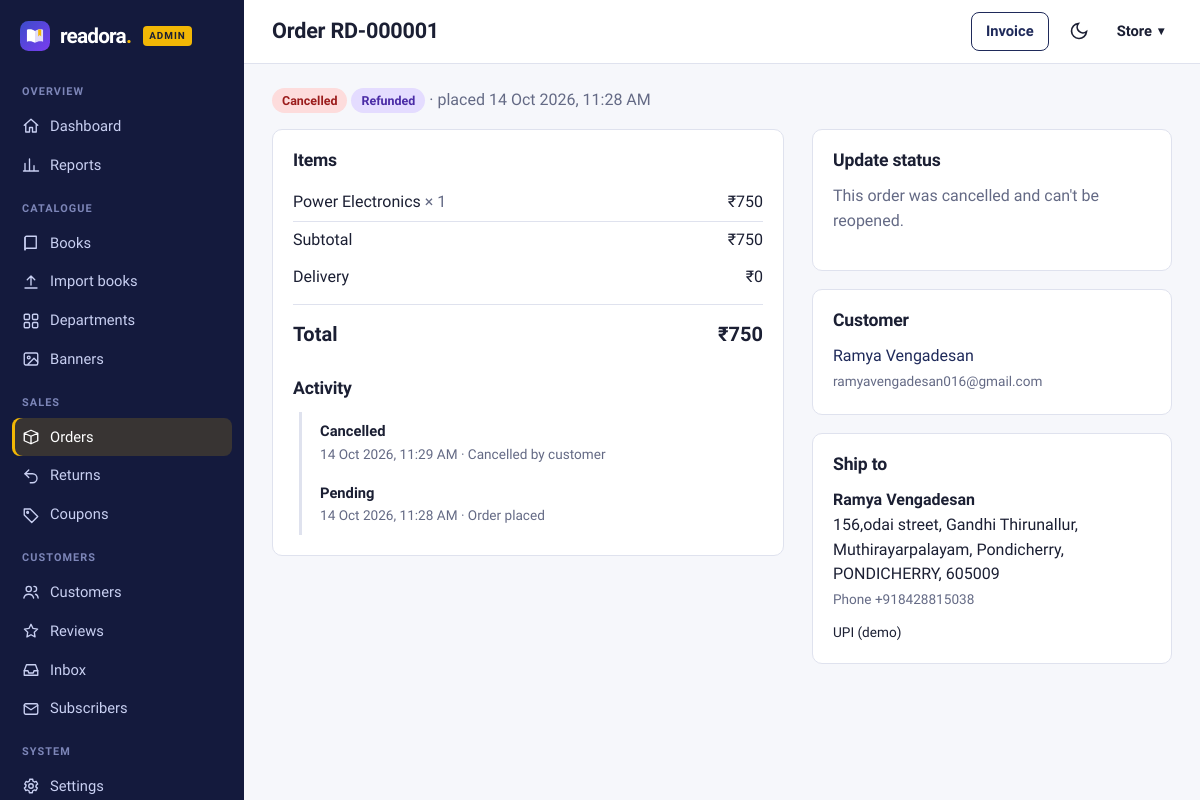
The app's page /admin/orders/1 (signed in), older data.
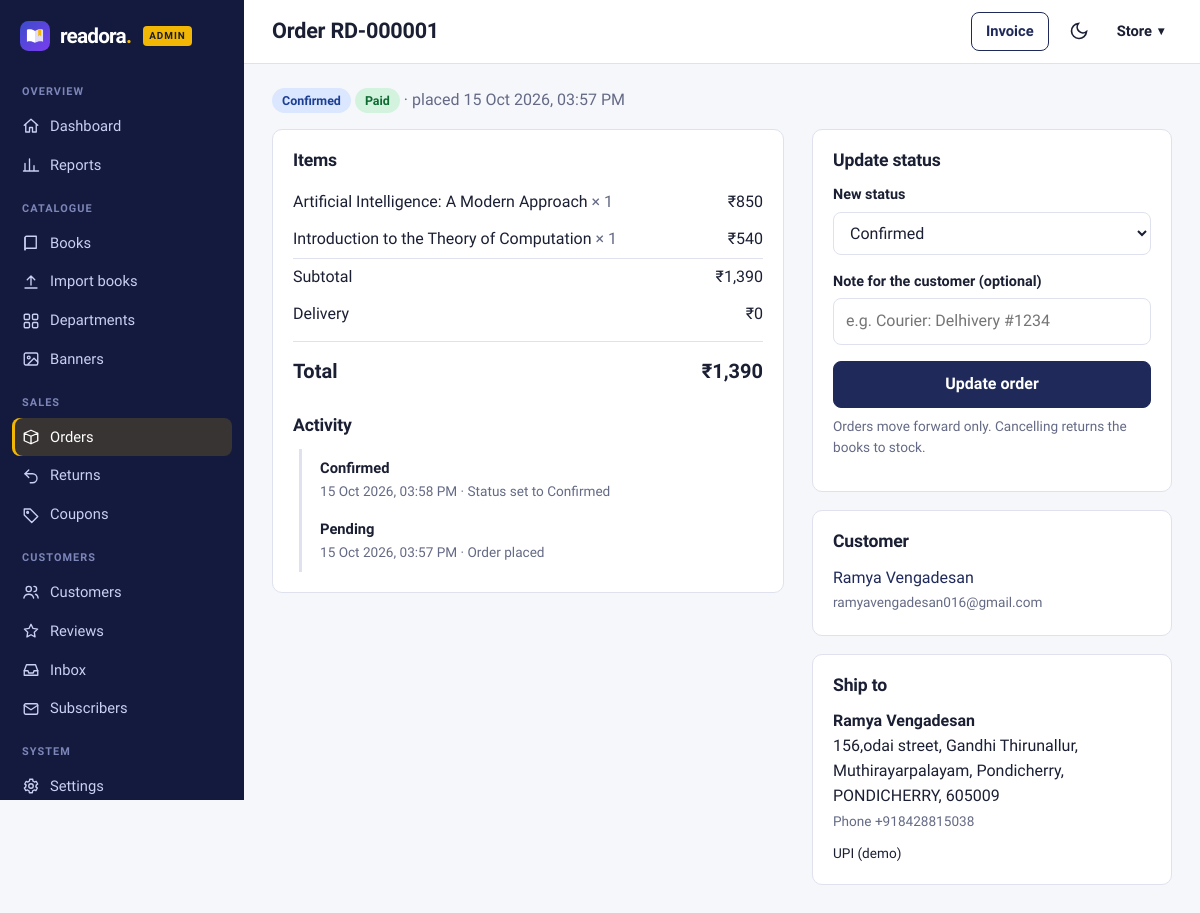
The same page, newer data.
### tables this page shows
CREATE TABLE orders (
    id              INTEGER PRIMARY KEY AUTOINCREMENT,
    user_id         INTEGER NOT NULL REFERENCES users(id),
    status          TEXT NOT NULL DEFAULT 'Pending',
    payment_method  TEXT NOT NULL,
    payment_status  TEXT NOT NULL DEFAULT 'Pending',
    subtotal        REAL NOT NULL,
    discount        REAL NOT NULL DEFAULT 0,
    shipping_fee    REAL NOT NULL DEFAULT 0,
    total           REAL NOT NULL,
    coupon_code     TEXT,
    ship_name       TEXT NOT NULL,
    ship_phone      TEXT NOT NULL,
    ship_address    TEXT NOT NULL,
    created_at      TEXT NOT NULL DEFAULT CURRENT_TIMESTAMP
);

CREATE TABLE order_items (
    id        INTEGER PRIMARY KEY AUTOINCREMENT,
    order_id  INTEGER NOT NULL REFERENCES orders(id) ON DELETE CASCADE,
    book_id   INTEGER REFERENCES books(id) ON DELETE SET NULL,
    title     TEXT NOT NULL,              -- snapshot, survives book edits/deletes
    author    TEXT,
    price     REAL NOT NULL,
    qty       INTEGER NOT NULL
);

CREATE TABLE order_events (
    id         INTEGER PRIMARY KEY AUTOINCREMENT,
    order_id   INTEGER NOT NULL REFERENCES orders(id) ON DELETE CASCADE,
    status     TEXT NOT NULL,
    note       TEXT,
    created_at TEXT NOT NULL DEFAULT CURRENT_TIMESTAMP
);

### bookstore/routes/admin.py (the view)
@bp.route("/orders/<int:order_id>", methods=["GET", "POST"])
@admin_required
def order(order_id):
    o = one("""SELECT o.*, u.fullname, u.email, u.username FROM orders o JOIN users u ON u.id=o.user_id
               WHERE o.id=?""", (order_id,))
    if o is None:
        abort(404)
    if request.method == "POST":
        err = set_order_status(o, request.form.get("status"), request.form.get("note", "").strip()[:200] or None)
        flash(err or f"Order marked {request.form.get('status')}.", "error" if err else "success")
        return redirect(url_for("admin.order", order_id=order_id))
    return render_template(
        "admin/order.html", o=o, statuses=ALL_STATUSES,
        items=query("SELECT * FROM order_items WHERE order_id=?", (order_id,)),
        events=query("SELECT * FROM order_events WHERE order_id=? ORDER BY id", (order_id,)),
        ret=one("SELECT * FROM returns WHERE order_id=?", (order_id,)))

### bookstore/db.py (called while the page is built)
def get_db():
    if "db" not in g:
        g.db = sqlite3.connect(current_app.config["DATABASE"])
        g.db.row_factory = sqlite3.Row
        g.db.execute("PRAGMA foreign_keys = ON")
    return g.db

def query(sql, args=(), one=False):
    cur = get_db().execute(sql, args)
    rows = cur.fetchall()
    cur.close()
    return (rows[0] if rows else None) if one else rows

### bookstore/routes/admin.py (called while the page is built)
def one(sql, a=()):
    return query(sql, a, one=True)

### bookstore/utils.py (called while the page is built)
def csrf_token():
    if "_csrf" not in session:
        session["_csrf"] = secrets.token_urlsafe(32)
    return session["_csrf"]

def check_csrf():
    if request.method in ("POST", "PUT", "PATCH", "DELETE"):
        sent = request.form.get("_csrf") or request.headers.get("X-CSRF-Token")
        if not sent or not secrets.compare_digest(sent, session.get("_csrf", "")):
            abort(400, "Invalid or missing CSRF token. Please reload the page and try again.")

def load_user():
    uid = session.get("user_id")
    g.user = query("SELECT * FROM users WHERE id = ?", (uid,), one=True) if uid else None
    if uid and g.user is None:
        session.clear()

def money(v):
    v = float(v or 0)
    return f"₹{v:,.0f}" if v == int(v) else f"₹{v:,.2f}"

### bookstore/templates/admin/order.html (shortened to what this page needs)
{% extends 'admin/layout.html' %}
{% from 'partials/macros.html' import csrf, badge %}
{% block title %}Order {{ order_ref(o.id) }}{% endblock %}
{% block actions %}<a class="btn btn-ghost btn-sm" href="{{ url_for('orders.invoice', order_id=o.id) }}" target="_blank" rel="noopener">Invoice</a>{% endblock %}
{% block content %}
<p class="muted" style="margin-top:0">{{ badge(o.status) }} {{ badge(o.payment_status) }} · placed {{ o.created_at|dt }}</p>
<div class="two-col">
  <section class="panel">
    <h3>Items</h3>
    {% for i in items %}<div class="sum-row"><span>{{ i.title }} <span class="muted">× {{ i.qty }}</span></span><span>{{ (i.price * i.qty)|money }}</span></div>{% endfor %}
    <div class="sum-row" style="border-top:1px solid var(--line)"><span>Subtotal</span><span>{{ o.subtotal|money }}</span></div>
    <div class="sum-row"><span>Delivery</span><span>{{ o.shipping_fee|money }}</span></div>
    <div class="sum-row total"><span>Total</span><span>{{ o.total|money }}</span></div>
    <h3 style="margin-top:22px">Activity</h3>
    <ul class="events">{% for e in events|reverse %}<li><b>{{ e.status }}</b><span class="muted small">{{ e.created_at|dt }}{{ ' · ' ~ e.note if e.note }}</span></li>{% endfor %}</ul>
  </section>
  <aside>
    <div class="panel"><h3>Update status</h3>
      {% if o.status == 'Cancelled' %}<p class="muted">This order was cancelled and can't be reopened.</p>
      {% else %}
      <form method="post">{{ csrf() }}
        <div class="field"><label for="status">New status</label><select id="status" name="status">{% for s in statuses %}<option {{ 'selected' if s == o.status }}>{{ s }}</option>{% endfor %}</select></div>
        <div class="field"><label for="note">Note for the customer (optional)</label><input id="note" name="note" maxlength="200" placeholder="e.g. Courier: Delhivery #1234"></div>
        <button class="btn btn-block">Update order</button>
        <p class="hint small muted" style="margin-top:8px">Orders move forward only. Cancelling returns the books to stock.</p>
      </form>{% endif %}</div>
    <div class="panel"><h3>Customer</h3><p style="margin:0"><a href="{{ url_for('admin.user_detail', uid=o.user_id) }}">{{ o.fullname }}</a><br><span class="muted small">{{ o.email }}</span></p></div>
    <div class="panel"><h3>Ship to</h3><p style="margin:0"><b>{{ o.ship_name }}</b><br>{{ o.ship_address }}<br><span class="muted small">Phone {{ o.ship_phone }}</span></p>
      <p class="small" style="margin:10px 0 0">{{ o.payment_method }}</p></div>
  </aside>
</div>
{% endblock %}

### bookstore/templates/partials/macros.html (shortened to what this page needs)
{% macro badge(status) %}
<span class="badge st-{{ status|lower|replace(' ', '-') }}">{{ status }}</span>
{% endmacro %}

Row changes from the older to the newer data that the page shows:
removed order_items: title "Power Electronics", qty "1", (i.price*i.qty)|money "₹750"
removed order_events: status "Cancelled", created_at|dt "14 Oct 2026, 11:29 AM", note "· Cancelled by customer"
changed orders "RD-000001": status "Cancelled Refunded" → "Confirmed Paid"; created_at|dt "14 Oct 2026, 11:28 AM" → "15 Oct 2026, 03:57 PM"; subtotal "₹750" → "₹1,390"; total "₹750" → "₹1,390"
added order_items: title "Artificial Intelligence: A Modern Approach", qty "1", (i.price*i.qty)|money "₹850"
added order_items: title "Introduction to the Theory of Computation", qty "1", (i.price*i.qty)|money "₹540"
added order_events: status "Confirmed", created_at|dt "15 Oct 2026, 03:58 PM", note "· Status set to Confirmed"
changed order_events "Pending": created_at|dt "14 Oct 2026, 11:28 AM" → "15 Oct 2026, 03:57 PM"
Text that changed along with them:
form field status: (not shown) → "Confirmed"
text no longer shown: "This order was cancelled and can't be reopened."
text now shown: "New status Note for the customer (optional) Update order Orders move forward only. Cancelling returns the books to stock."
